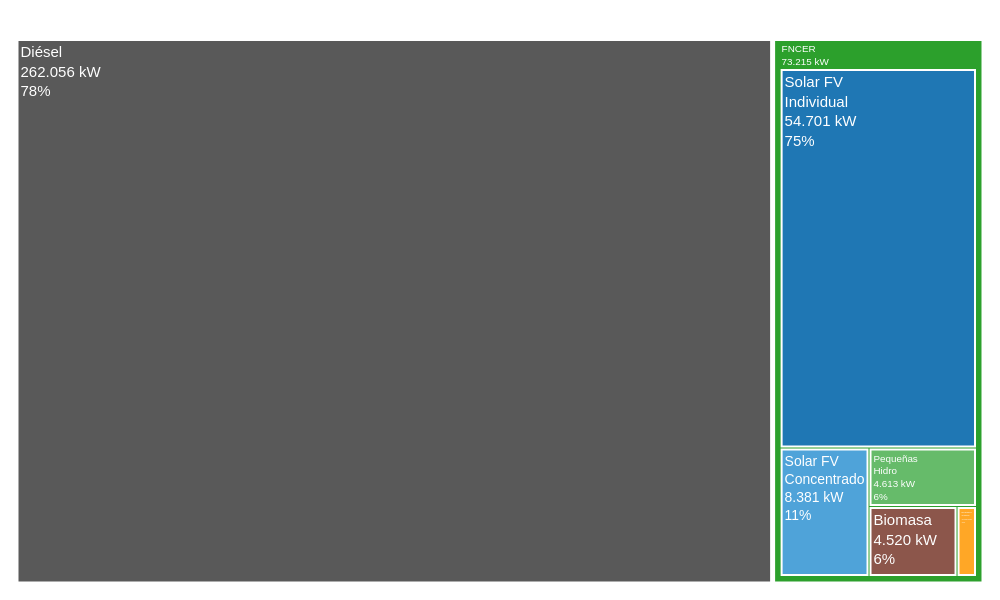

The notebook cell this image was saved under:
### Markdown cell above
### Matriz eléctrica

### Code cell
# 1. Configuración de tema (limpio, sin logos)
pio.templates.default = "plotly_white"

# 2. Datos jerárquicos
# Las etiquetas incluyen los nombres y los valores con separador de miles
labels = [
    "ZNI<br>335.271 kW", 
    "Diésel<br>262.056 kW", 
    "FNCER<br>73.215 kW", 
    "Solar FV<br>Individual<br>54.701 kW", 
    "Solar FV<br>Concentrado<br>8.381 kW", 
    "Pequeñas<br>Hidro<br>4.613 kW", 
    "Biomasa<br>4.520 kW", 
    "Residuos<br>Sólidos<br>1.000 kW"
]

# Definición de la jerarquía (quién es padre de quién)
parents = [
    "",                             # Raíz
    "ZNI<br>335.271 kW",            # Hijo de ZNI
    "ZNI<br>335.271 kW",            # Hijo de ZNI
    "FNCER<br>73.215 kW",           # Hijo de FNCER
    "FNCER<br>73.215 kW",           # Hijo de FNCER
    "FNCER<br>73.215 kW",           # Hijo de FNCER
    "FNCER<br>73.215 kW",           # Hijo de FNCER
    "FNCER<br>73.215 kW"            # Hijo de FNCER
]

# Valores absolutos
values = [335271, 262056, 73215, 54701, 8381, 4613, 4520, 1000]

# 3. Mapeo de colores estético y profesional
# Gris para diésel, azules y verdes para renovables
colors = [
    "#ffffff",  # ZNI (fondo de raíz, no se ve)
    "#595959",  # Diésel (Gris oscuro)
    "#2ca02c",  # FNCER (Verde base)
    "#1f77b4",  # Solar individual (Azul)
    "#4fa3d9",  # Solar concentrado (Azul claro)
    "#66bb6a",  # Pequeñas hidro (Verde claro)
    "#8c564b",  # Biomasa (Marrón/Tierra)
    "#ffa726"   # RSU (Naranja)
]

# 4. Creación de la figura
fig = go.Figure(go.Treemap(
    labels=labels,
    parents=parents,
    values=values,
    branchvalues="total", # Permite que el tamaño del padre sea la suma exacta de los hijos
    textinfo="label+percent parent", # Muestra el texto y qué % representa de su categoría superior
    marker=dict(
        colors=colors,
        line=dict(width=2, color="#ffffff") # Borde blanco elegante entre los cuadros
    ),
    textfont=dict(size=15, color="white", family="Arial, sans-serif"),
    pathbar=dict(visible=False), # Oculta la barra de navegación superior
    hovertemplate="<b>%{label}</b><br>Participación total: %{percentRoot:.1%}<extra></extra>"
))

# 5. Ajustes de diseño (Sin títulos, notas, y con márgenes mínimos)
fig.update_layout(
    margin=dict(t=10, l=10, r=10, b=10), # Márgenes al mínimo para aprovechar todo el espacio
    width=1000, 
    height=600
)

# Mostrar en el entorno interactivo
fig.show()

# Guardar como imagen PNG en alta calidad (escala 3x para evitar pixelado en artículos)
fig.write_image("treemap_matriz_zni_limpio.png", scale=3)

### Figure 1 — Plotly figure (JSON) as saved in the notebook; plotly's stock layout.template omitted (floating-point values rounded to 4 significant figures)
{"data": [{"branchvalues": "total", "hovertemplate": "<b>%{label}</b><br>Participación total: %{percentRoot:.1%}<extra></extra>", "labels": ["ZNI<br>335.271 kW", "Diésel<br>262.056 kW", "FNCER<br>73.215 kW", "Solar FV<br>Individual<br>54.701 kW", "Solar FV<br>Concentrado<br>8.381 kW", "Pequeñas<br>Hidro<br>4.613 kW", "Biomasa<br>4.520 kW", "Residuos<br>Sólidos<br>1.000 kW"], "marker": {"colors": ["#ffffff", "#595959", "#2ca02c", "#1f77b4", "#4fa3d9", "#66bb6a", "#8c564b", "#ffa726"], "line": {"color": "#ffffff", "width": 2}}, "parents": ["", "ZNI<br>335.271 kW", "ZNI<br>335.271 kW", "FNCER<br>73.215 kW", "FNCER<br>73.215 kW", "FNCER<br>73.215 kW", "FNCER<br>73.215 kW", "FNCER<br>73.215 kW"], "pathbar": {"visible": false}, "textfont": {"color": "white", "family": "Arial, sans-serif", "size": 15}, "textinfo": "label+percent parent", "type": "treemap", "values": [335271, 262056, 73215, 54701, 8381, 4613, 4520, 1000]}], "layout": {"height": 600, "margin": {"b": 10, "l": 10, "r": 10, "t": 10}, "width": 1000}}
